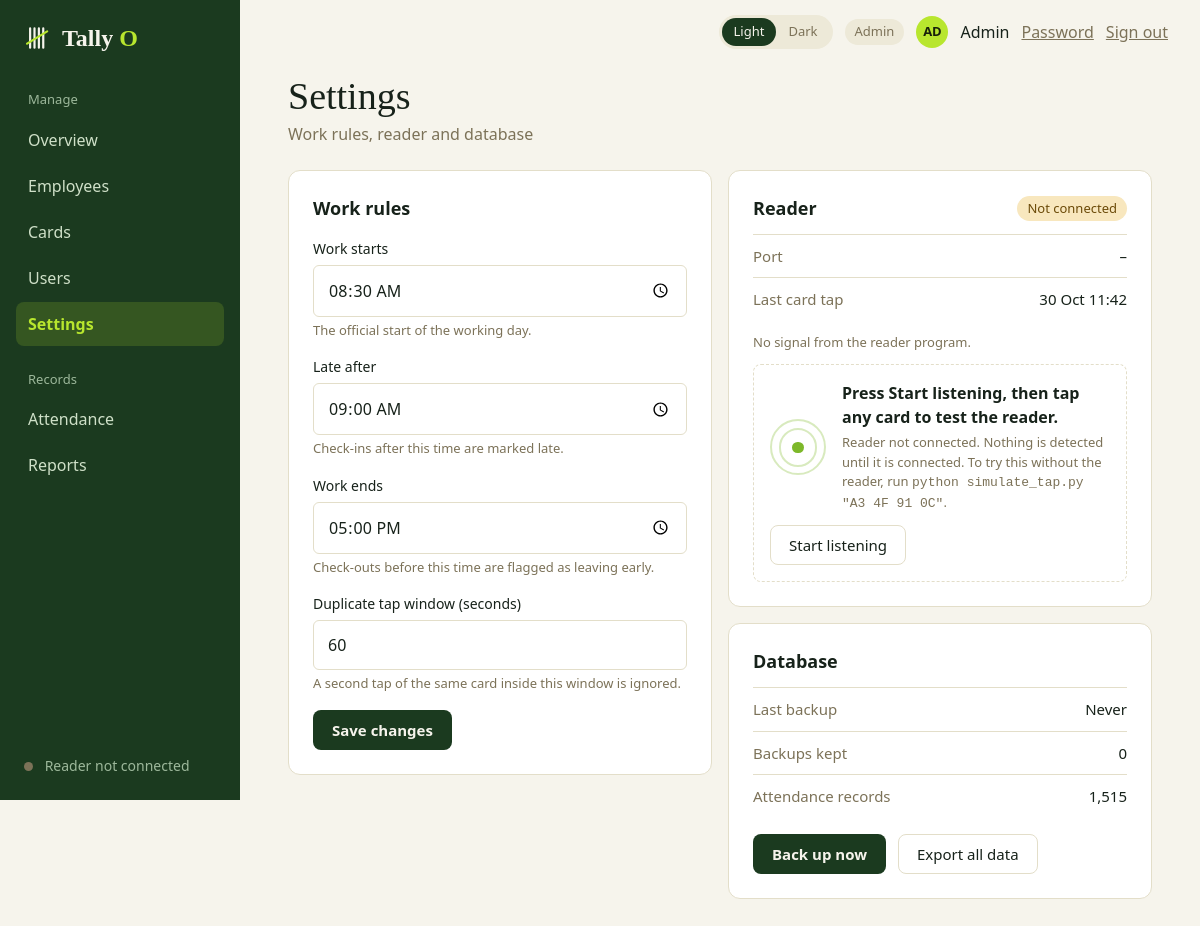
The app's page /admin/settings (signed in) with its own data.
### tables this page shows
CREATE TABLE settings (
    key   TEXT PRIMARY KEY,
    value TEXT NOT NULL
);

### admin.py (the view, shortened to what this page needs)
@bp.route("/settings", methods=["GET", "POST"])
@admin_only
def settings():
    conn = db.get_db()
    return _settings_page(settings_service.get_settings(conn))

### admin.py (called while the page is built)
def _settings_page(values, errors=None, status=200):
    conn = db.get_db()
    path = current_app.config["DATABASE"]
    return render_template(
        "admin_settings.html", values=values, errors=errors or {},
        reader_state=reader.status(conn), last_tap=queries.last_tap(conn),
        records=queries.attendance_count(conn), backup=backup_service.status(path),
        today=date.today().isoformat(), **shell_context("Settings")), status

### app.py (called while the page is built)
@app.context_processor
def inject_globals():
    return {"APP_NAME": APP_NAME, "APP_TAGLINE": APP_TAGLINE,
            "csrf_token": auth.csrf_token, "safe_url": safe_url,
            "reader": reader.status(db.get_db())}

@app.after_request
def no_store_when_signed_in(response):
    if "user" in session and request.endpoint != "static":
        response.headers["Cache-Control"] = "no-store"
    return response

### auth.py (called while the page is built)
def csrf_token():
    if "csrf" not in session:
        session["csrf"] = secrets.token_hex(16)
    return session["csrf"]

def login_required(view):
    @wraps(view)
    def wrapped(*args, **kwargs):
        user = session.get("user")
        if not user:
            return redirect(url_for("auth.login"))
        row = get_db().execute("SELECT is_active, must_change_password FROM users WHERE id = ?",
                               (user["id"],)).fetchone()
        if row is None or not row["is_active"]:       # deactivated since they signed in
            session.clear()
            return redirect(url_for("auth.login"))
        if row["must_change_password"] and request.endpoint not in ("account.password", "auth.logout"):
            return redirect(url_for("account.password"))
        return view(*args, **kwargs)
    return wrapped

def role_required(*roles):
    def decorator(view):
        @wraps(view)
        @login_required
        def wrapped(*args, **kwargs):
            if session["user"]["role"] not in roles:
                abort(403)
            return view(*args, **kwargs)
        return wrapped
    return decorator

### backup_service.py (called while the page is built)
def backup_dir(db_path):
    return Path(db_path).parent / "backups"

def list_backups(db_path):
    items = []
    for p in sorted(backup_dir(db_path).glob("tallyo-*.db"), reverse=True):
        stat = p.stat()
        items.append({"name": p.name, "path": p, "size_kb": max(stat.st_size // 1024, 1),
                      "taken_at": datetime.fromtimestamp(stat.st_mtime).strftime(TS)})
    return items

### templates/admin_settings.html (shortened to what this page needs)
{% extends "app_shell.html" %}
{% macro rule(name, label, hint, values, errors, type='time', extra='') %}
  <label class="field">
    <span class="field-label">{{ label }}</span>
    <input class="input" type="{{ type }}" name="{{ name }}" value="{{ values[name] }}" {{ extra|safe }}
           {% if name in errors %}aria-invalid="true" aria-describedby="err-{{ name }}"{% endif %}>
    <span class="hint">{{ hint }}</span>
  </label>
{% endmacro %}
{% block content %}
  <h1 class="page-title">Settings</h1>
  <p class="muted mt-1">Work rules, reader and database</p>
  <div class="two-col mt-5">
    <form class="card card-pad" method="post">
      <h2 class="section-title">Work rules</h2>
      <div class="mt-4">
        {{ rule('work_start', 'Work starts', 'The official start of the working day.', values, errors) }}
        {{ rule('late_after', 'Late after', 'Check-ins after this time are marked late.', values, errors) }}
        {{ rule('work_end', 'Work ends', 'Check-outs before this time are flagged as leaving early.', values, errors) }}
        {{ rule('duplicate_window_seconds', 'Duplicate tap window (seconds)', 'A second tap of the same card inside this window is ignored.', values, errors, type='number', extra='min="5" max="600" step="1" inputmode="numeric"') }}
      </div>
      <button class="btn" type="submit">Save changes</button>
    </form>
    <div class="stack-cards">
      <section class="card card-pad">
        <div class="row between">
          <h2 class="section-title">Reader</h2>
          {% if reader_state.state == 'ok' %}<span class="pill pill-ok">Connected</span>
          {% elif reader_state.state == 'fault' %}<span class="pill pill-bad">Fault</span>
          {% else %}<span class="pill pill-late">Not connected</span>{% endif %}
        </div>
        <div class="kv mt-3"><span class="muted">Port</span><span>{{ reader_state.port or '–' }}</span></div>
        <div class="kv"><span class="muted">Last card tap</span><span>{{ last_tap | when(today) }}</span></div>
        {% if reader_state.detail %}<p class="muted small mt-3">{{ reader_state.detail }}</p>{% endif %}
        {% set listen_purpose = 'test' %}{% set listen_target = '' %}{% set listen_idle = 'Press Start listening, then tap any card to test the reader.' %}
        <div class="mt-3">{% include "partials/listen_box.html" %}</div>
      </section>
      <section class="card card-pad">
        <h2 class="section-title">Database</h2>
        <div class="kv mt-3"><span class="muted">Last backup</span><span>{{ backup.latest.taken_at | when(today) if backup.latest else 'Never' }}</span></div>
        <div class="kv"><span class="muted">Backups kept</span><span>{{ backup.count }}</span></div>
        <div class="kv"><span class="muted">Attendance records</span><span>{{ '{:,}'.format(records) }}</span></div>
        <div class="row wrap gap-3 mt-4">
          <form class="inline-form" method="post" action="{{ url_for('admin.settings_backup') }}">
            <button class="btn" type="submit">Back up now</button>
          </form>
          <a class="btn btn-secondary" href="{{ url_for('admin.settings_export') }}">Export all data</a>
        </div>
      </section>
    </div>
  </div>
{% endblock %}

### static/css/base.css (style rules this page uses)
:root { --font-sans: Calibri, Carlito, "Segoe UI", system-ui, -apple-system, sans-serif; --font-serif: Charter, "Bitstream Charter", "Sitka Text", Cambria, Georgia, serif; --space-1: 0.25rem; --space-2: 0.5rem; --space-3: 0.75rem; --space-4: 1rem; --space-5: 1.5rem; --space-6: 2rem; --space-7: 3rem; --radius-sm: 6px; --radius-md: 8px; --radius-lg: 12px; --radius-pill: 999px; --sidebar-width: 240px; }
:root, html[data-theme="light"] { color-scheme: light; --bg: #F6F4EC; --surface: #FFFFFF; --text: #17221A; --muted: #7C7258; --subtle: #5C6558; --line: #E3DEC9; --soft: #EDE9D8; --primary: #1B3A1F; --on-primary: #F6F4EC; --accent: #B8E62E; --on-accent: #17200A; --link: #1B3A1F; --brand-accent: #7DB82A; --ring: rgba(27, 58, 31, 0.25); --ok-bg: #E3F2BC; --ok-fg: #2E4A0B; --late-bg: #F8E7BE; --late-fg: #6B4A08; --bad-bg: #F4DAD2; --bad-fg: #7A2E22; --sidebar-bg: #1B3A1F; --sidebar-text: #CFE0C8; --sidebar-muted: #9DB89B; --sidebar-active-bg: rgba(184, 230, 46, 0.16); --sidebar-active-text: #B8E62E; }
*, *::before, *::after { box-sizing: border-box; }
* { margin: 0; }
html { -webkit-text-size-adjust: 100%; }
body { font-family: var(--font-sans); font-size: 1rem; line-height: 1.5; color: var(--text); background: var(--bg); -webkit-font-smoothing: antialiased; }
button, input, select, textarea { font: inherit; color: inherit; }
a { color: var(--link); }
.page-title { font-family: var(--font-serif); font-weight: 400; font-size: 2.375rem; line-height: 1.1; }
.section-title { font-size: 1.125rem; font-weight: 700; }
.muted { color: var(--muted); }
.btn { display: inline-flex; align-items: center; justify-content: center; gap: var(--space-2); padding: 0.625rem 1.125rem; border: 1px solid transparent; border-radius: var(--radius-md); background: var(--primary); color: var(--on-primary); font-size: 0.9375rem; font-weight: 700; line-height: 1.2; text-decoration: none; cursor: pointer; }
.btn-secondary { background: var(--surface); color: var(--text); border-color: var(--line); font-weight: 400; }
.card { background: var(--surface); border: 1px solid var(--line); border-radius: var(--radius-lg); }
.card-pad { padding: var(--space-5); }
.pill { display: inline-block; padding: 0.1875rem 0.625rem; border-radius: var(--radius-pill); background: var(--soft); color: var(--muted); font-size: 0.8125rem; white-space: nowrap; }
.pill-late { background: var(--late-bg); color: var(--late-fg); }
.field { display: block; margin-bottom: var(--space-4); }
.field-label { display: block; margin-bottom: 0.375rem; font-size: 0.875rem; }
.hint { display: block; margin-top: var(--space-1); font-size: 0.8125rem; color: var(--muted); }
.input { width: 100%; padding: 0.75rem 0.875rem; background: var(--surface); border: 1px solid var(--line); border-radius: var(--radius-sm); }
.inline-form { display: inline; }
.row { display: flex; align-items: center; }
.wrap { flex-wrap: wrap; }
.between { justify-content: space-between; }
.gap-3 { gap: var(--space-3); }
.mt-1 { margin-top: var(--space-1); }
.mt-3 { margin-top: var(--space-3); }
.mt-4 { margin-top: var(--space-4); }

### static/css/dashboard.css (style rules this page uses)
.mt-5 { margin-top: var(--space-5); }
.small { font-size: 0.8125rem; }
.two-col { display: grid; grid-template-columns: repeat(auto-fit, minmax(19rem, 1fr)); gap: var(--space-4); align-items: start; }
.kv { display: flex; justify-content: space-between; gap: var(--space-3); padding: 0.625rem 0; border-top: 1px solid var(--line); font-size: 0.9375rem; }
.stack-cards { display: grid; gap: var(--space-4); }
.kv { display: flex; align-items: center; justify-content: space-between; gap: var(--space-3); padding: 0.625rem 0; border-top: 1px solid var(--line); font-size: 0.9375rem; }
:root, html[data-theme="light"] { --chart-ok: #7DB82A; --chart-low: #E2A52B; }

### records on screen
settings: work_start "08:30"
settings: late_after "09:00"
settings: work_end "17:00"
settings: duplicate_window_seconds "60"

### other values on screen
{{ APP_NAME[:-1] }} "Tally"
{{ APP_NAME[-1]|upper }} "O"
{{ group.label }} "Manage" "Records"
{{ link.name }} "Overview" "Employees" "Cards" "Users" "Settings" "Attendance" "Reports"
{{ reader.label }} "Reader not connected"
{{ role_label }} "Admin"
{{ user_initials }} "AD"
{{ user_name }} "Admin"
{{ label }} "Work starts Late after Work ends Duplicate tap window (seconds)"
{{ hint }} "The official start of the working day. Check-ins after this time are marked late. Check-outs before this time are flagged as leaving early. A second tap of the same card inside this window is ignored."
{{ reader_state.port or '–' }} "–"
{{ last_tap | when(today) }} "30 Oct 11:42"
{{ reader_state.detail }} "No signal from the reader program."
{{ listen_idle or 'Tap a card on the reader to detect it.' }} "Press Start listening, then tap any card to test the reader."
{{ backup.latest.taken_at | when(today) if backup.latest else 'Never' }} "Never"
